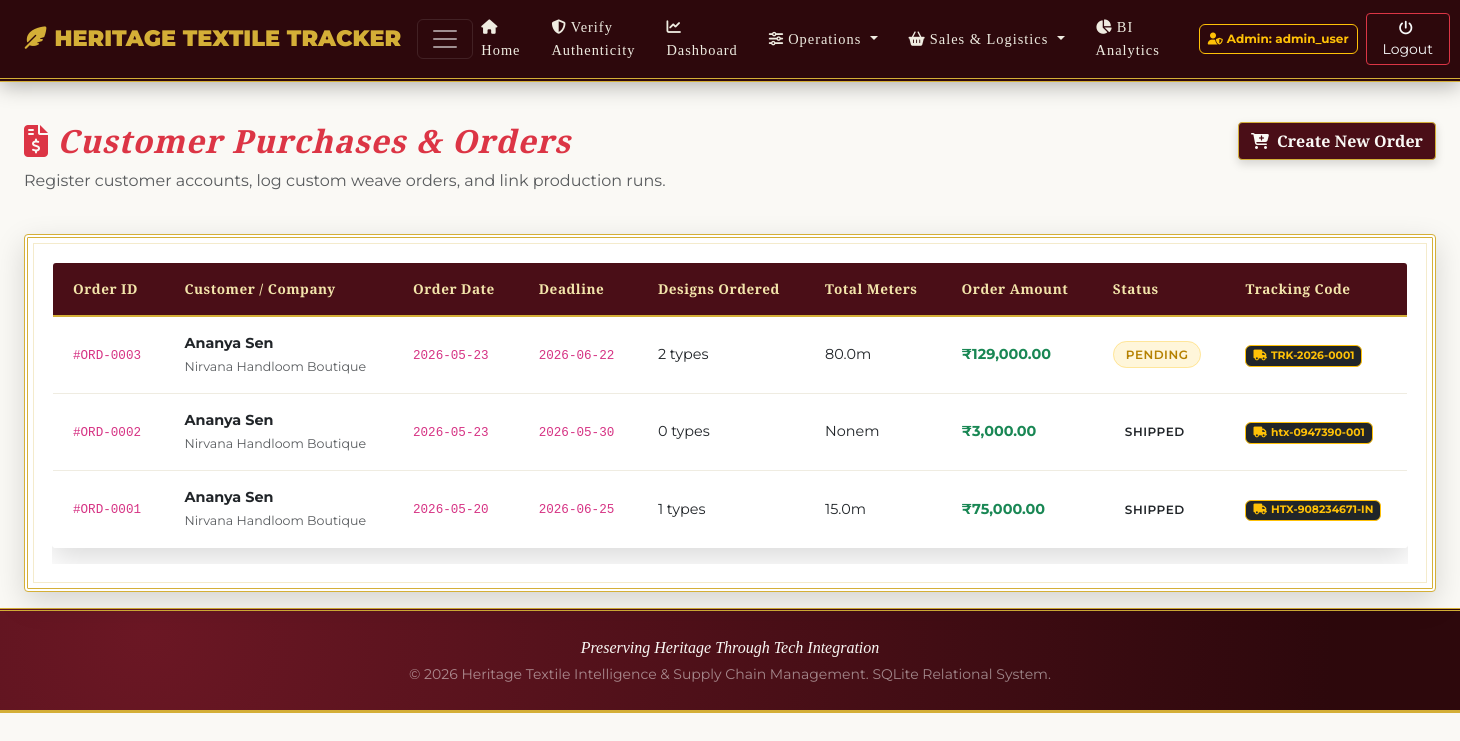
Page /orders (signed in) on the committed database.
### tables this page shows
CREATE TABLE customer_orders (
    order_id INTEGER PRIMARY KEY AUTOINCREMENT,
    customer_id INTEGER NOT NULL,
    order_date TEXT NOT NULL, -- Format: YYYY-MM-DD
    required_delivery_date TEXT NOT NULL, -- Format: YYYY-MM-DD
    status TEXT NOT NULL DEFAULT 'Pending' CHECK (status IN ('Pending', 'Processing', 'Shipped', 'Delivered', 'Cancelled')),
    total_amount REAL NOT NULL DEFAULT 0.0 CHECK (total_amount >= 0.0),
    FOREIGN KEY (customer_id) REFERENCES customers (customer_id)
);

### app.py (the view, shortened to what this page needs)
@app.route("/orders", methods=["GET", "POST"])
def orders():
    if not is_logged_in():
        return redirect(url_for("login"))
    conn = get_db_connection()
    orders_list = conn.execute("SELECT * FROM vw_order_fulfillment_status ORDER BY order_id DESC").fetchall()
    designs_list = conn.execute("SELECT design_id, design_name FROM designs").fetchall()
    conn.close()
    return render_template("orders.html", orders_list=orders_list, designs_list=designs_list)

### app.py (called while the page is built)
def get_db_connection():
    conn = sqlite3.connect(DB_PATH)
    conn.execute("PRAGMA foreign_keys = ON;")
    conn.row_factory = sqlite3.Row
    return conn

def is_logged_in():
    return "user_id" in session

### templates/orders.html (shortened to what this page needs)
{% extends "base.html" %}
{% block content %}
<div class="row mb-4">
    <div class="col-md-8">
        <h2 class="text-danger font-serif-italic"><i class="fa-solid fa-file-invoice-dollar me-2"></i>Customer Purchases & Orders</h2>
        <p class="text-muted">Register customer accounts, log custom weave orders, and link production runs.</p>
    </div>
    <div class="col-md-4 text-md-end mt-2 mt-md-0">
        {% if session.get('role') in ['Admin', 'Finance Manager'] %}
            <button class="btn btn-maroon" data-bs-toggle="collapse" data-bs-target="#createOrderForm">
                <i class="fa-solid fa-cart-plus me-2"></i>Create New Order
            </button>
        {% endif %}
    </div>
</div>
<div class="zari-box bg-white p-4">
    <div class="table-responsive">
        <table class="table table-hover table-heritage align-middle">
            <thead>
                <tr>
                    <th>Order ID</th>
                    <th>Customer / Company</th>
                    <th>Order Date</th>
                    <th>Deadline</th>
                    <th>Designs Ordered</th>
                    <th>Total Meters</th>
                    <th>Order Amount</th>
                    <th>Status</th>
                    <th>Tracking Code</th>
                </tr>
            </thead>
            <tbody>
                {% for o in orders_list %}
                    <tr>
                        <td><code>#ORD-{{ "%04d"|format(o.order_id) }}</code></td>
                        <td>
                            <strong>{{ o.customer_name }}</strong><br>
                            <span class="text-muted small">{{ o.company_name or 'Personal' }}</span>
                        </td>
                        <td><code>{{ o.order_date }}</code></td>
                        <td><code>{{ o.required_delivery_date }}</code></td>
                        <td>{{ o.distinct_designs_ordered }} types</td>
                        <td>{{ o.total_meters_ordered }}m</td>
                        <td><strong class="text-success">&#8377;{{ "{:,.2f}".format(o.total_amount) }}</strong></td>
                        <td>
                            <span class="badge-status badge-status-{{ o.order_status.lower() }}">
                                {{ o.order_status }}
                            </span>
                        </td>
                        <td>
                            {% if o.tracking_number != 'Not Shipped' %}
                                <a href="{{ url_for('shipments') }}" class="badge bg-dark text-warning border border-warning text-decoration-none">
                                    <i class="fa-solid fa-truck me-1"></i>{{ o.tracking_number }}
                                </a>
                            {% else %}
                                <span class="text-muted small font-serif-italic">Unshipped</span>
                            {% endif %}
                        </td>
                    </tr>
                {% else %}
                    <tr>
                        <td colspan="9" class="text-center py-4 text-muted">No customer orders recorded in database.</td>
                    </tr>
                {% endfor %}
            </tbody>
        </table>
    </div>
</div>
{% endblock %}

### static/css/style.css (style rules this page uses)
:root { --royal-maroon-dark: #2D080C; --royal-maroon: #4A0E17; --royal-maroon-light: #6B1724; --royal-gold: #D4AF37; --royal-gold-light: #F3E5AB; --royal-gold-dark: #996515; --ivory: #FAF9F5; --ivory-dark: #EFECE1; --charcoal: #201311; --bronze: #8C6239; --glass-white: rgba(255, 255, 255, 0.9); --glass-maroon: rgba(74, 14, 23, 0.85); --shadow-premium: 0 10px 30px rgba(0, 0, 0, 0.15); --shadow-gold-glow: 0 0 15px rgba(212, 175, 55, 0.4); --zari-border: 4px double var(--royal-gold); }
body { background-color: var(--ivory); color: var(--charcoal); font-family: 'Montserrat', sans-serif; font-weight: 400; line-height: 1.6; overflow-x: hidden; }
h1, h2, h3, h4, h5, h6, .brand-title { font-family: 'Cinzel', serif; font-weight: 700; letter-spacing: 1px; }
.font-serif-italic { font-family: 'Playfair Display', serif; font-style: italic; }
.bg-heritage-pattern { background-color: var(--ivory); background-image: radial-gradient(var(--royal-gold-light) 0.5px, transparent 0.5px), radial-gradient(var(--royal-gold-light) 0.5px, var(--ivory) 0.5px); background-size: 20px 20px; background-position: 0 0, 10px 10px; }
.zari-box { border: 4px double var(--royal-gold); background-color: var(--glass-white); padding: 20px; border-radius: 4px; box-shadow: var(--shadow-premium); position: relative; overflow: hidden; }
.zari-box::before { content: ''; position: absolute; top: 5px; left: 5px; right: 5px; bottom: 5px; border: 1px solid rgba(212, 175, 55, 0.25); pointer-events: none; }
.btn-maroon { background-color: var(--royal-maroon); color: var(--ivory) !important; font-family: 'Cinzel', serif; font-weight: 700; border: 1px solid var(--royal-gold); box-shadow: 0 4px 10px rgba(0, 0, 0, 0.15); transition: all 0.3s ease; border-radius: 4px; }
.table-heritage { background-color: var(--glass-white); border-radius: 4px; overflow: hidden; box-shadow: var(--shadow-premium); border: 1px solid var(--ivory-dark); }
.table-heritage thead th { background-color: var(--royal-maroon); color: var(--royal-gold-light); font-family: 'Cinzel', serif; font-weight: 700; letter-spacing: 0.5px; font-size: 0.85rem; padding: 15px 20px; border: none; border-bottom: 2px solid var(--royal-gold); }
.table-heritage tbody td { padding: 15px 20px; vertical-align: middle; font-size: 0.9rem; border-bottom: 1px solid var(--ivory-dark); }
.table-heritage tbody tr { transition: background-color 0.2s ease; }
.badge-status { font-weight: 600; padding: 5px 12px; border-radius: 20px; font-size: 0.75rem; text-transform: uppercase; letter-spacing: 0.5px; }
.badge-status-inprogress, .badge-status-pending, .badge-status-active { background-color: rgba(255, 193, 7, 0.15) !important; color: #b58100 !important; border: 1px solid rgba(255, 193, 7, 0.3); }

### rows in the picture
customer_orders: order_id "0003", customer_name "Ananya Sen", company_name "Nirvana Handloom Boutique", order_date "2026-05-23", required_delivery_date "2026-06-22", distinct_designs_ordered "2", total_meters_ordered "80.0", total_amount "129,000.00", order_status "PENDING", tracking_number "TRK-2026-0001"
customer_orders: order_id "0002", customer_name "Ananya Sen", company_name "Nirvana Handloom Boutique", order_date "2026-05-23", required_delivery_date "2026-05-30", distinct_designs_ordered "0", total_meters_ordered "None", total_amount "3,000.00", order_status "SHIPPED", tracking_number "htx-0947390-001"
customer_orders: order_id "0001", customer_name "Ananya Sen", company_name "Nirvana Handloom Boutique", order_date "2026-05-20", required_delivery_date "2026-06-25", distinct_designs_ordered "1", total_meters_ordered "15.0", total_amount "75,000.00", order_status "SHIPPED", tracking_number "HTX-908234671-IN"

### other values in the picture
{{ session.get('role') }} "Admin"
{{ session.get('username') }} "admin_user"
